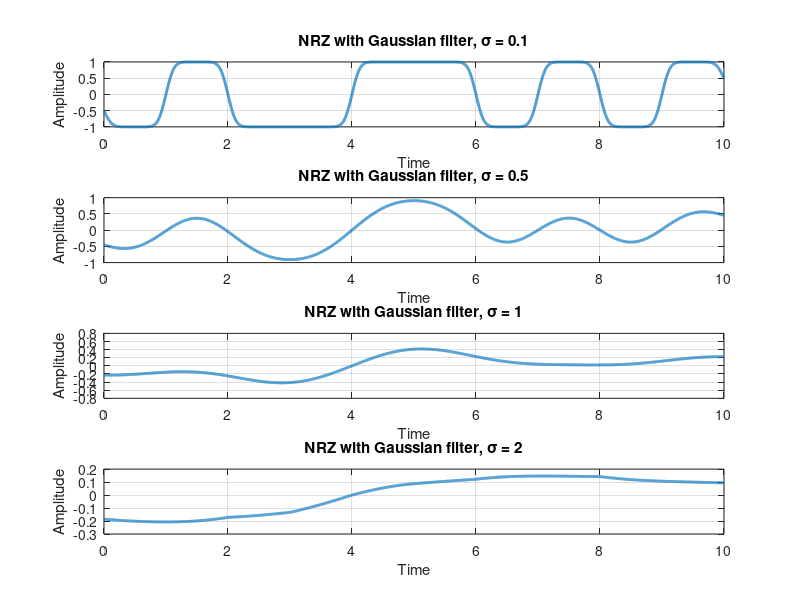

MATLAB code to generate this figure:
Fs = 1000;
Tb = 1;
t = 0:1/Fs:Tb-1/Fs;

bits = [0 1 0 0 1 1 0 1 0 1];
N_bits = length(bits);

nrz_signal = 2 * bits - 1;

nrz_signal_upsampled = repelem(nrz_signal, length(t));

time_gaussian_filter = linspace(-4, 4, 8 * Fs);

sigma_values = [0.1, 0.5, 1, 2];

figure;

for i = 1:length(sigma_values)
    sigma = sigma_values(i);
    gaussian_filter = exp(-time_gaussian_filter.^2 / (2 * sigma^2));
    gaussian_filter = gaussian_filter / sum(gaussian_filter);

    nrz_filtered = conv(nrz_signal_upsampled, gaussian_filter, 'same');

    subplot(length(sigma_values), 1, i);
    plot(linspace(0, N_bits, length(nrz_filtered)), nrz_filtered, 'LineWidth', 2);
    title(['NRZ with Gaussian filter, \sigma = ', num2str(sigma)]);
    xlabel('Time');
    ylabel('Amplitude');
    grid on;
end
